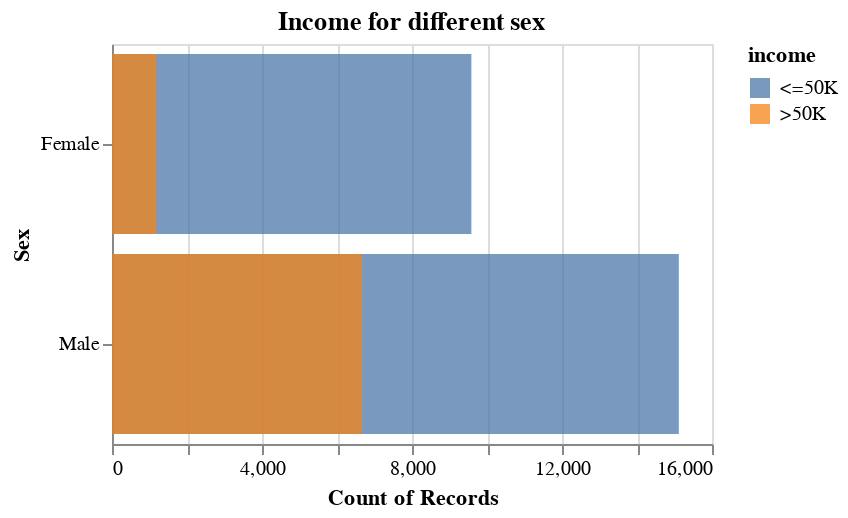

Notebook source saved alongside this figure:
### Code cell
alt.Chart(data_adult, title = "Income for different sex").mark_bar(opacity = 0.75).encode(
    alt.Y('sex').title("Sex"),
    alt.X('count()').stack(False),
    alt.Color('income')
).properties(
    height=200,
    width=300
)

### Figure 1 — Vega specification as saved in the notebook (floating-point values rounded to 4 significant figures)
{"$schema": "https://vega.github.io/schema/vega/v5.json", "data": [{"name": "source_0", "values": [{"__count": 15115, "income": " <=50K", "sex": " Male"}, {"__count": 9583, "income": " <=50K", "sex": " Female"}, {"__count": 6660, "income": " >50K", "sex": " Male"}, {"__count": 1179, "income": " >50K", "sex": " Female"}]}, {"name": "source_0_x_domain___count", "values": [{"min": 1179, "max": 15115}]}, {"name": "source_0_y_domain_sex", "values": [{"sex": " Male"}, {"sex": " Female"}]}, {"name": "source_0_color_domain_income", "values": [{"income": " <=50K"}, {"income": " >50K"}]}], "marks": [{"type": "rect", "name": "marks", "from": {"data": "source_0"}, "encode": {"update": {"fill": {"field": "income", "scale": "color"}, "x2": {"value": 0, "scale": "x"}, "x": {"field": "__count", "scale": "x"}, "height": {"signal": "max(0.25, bandwidth('y'))"}, "opacity": {"value": 0.75}, "y": {"field": "sex", "scale": "y"}}}, "style": ["bar"]}], "scales": [{"name": "x", "type": "linear", "domain": [{"signal": "(data(\"source_0_x_domain___count\")[0] || {}).min"}, {"signal": "(data(\"source_0_x_domain___count\")[0] || {}).max"}], "range": [0, {"signal": "width"}], "zero": true, "nice": true}, {"name": "y", "type": "band", "domain": {"data": "source_0_y_domain_sex", "field": "sex", "sort": true}, "range": [0, {"signal": "height"}], "paddingInner": 0.1, "paddingOuter": 0.05}, {"name": "color", "type": "ordinal", "domain": {"data": "source_0_color_domain_income", "field": "income", "sort": true}, "range": "category"}], "axes": [{"scale": "x", "labels": false, "grid": true, "aria": false, "minExtent": 0, "domain": false, "maxExtent": 0, "zindex": 0, "ticks": false, "orient": "bottom", "gridScale": "y", "tickCount": {"signal": "ceil(width/40)"}}, {"scale": "x", "labelOverlap": true, "grid": false, "title": "Count of Records", "labelFlush": true, "tickCount": {"signal": "ceil(width/40)"}, "zindex": 0, "orient": "bottom"}, {"scale": "y", "zindex": 0, "grid": false, "title": "Sex", "orient": "left"}], "title": {"text": "Income for different sex", "frame": "group"}, "width": 300, "legends": [{"fill": "color", "symbolType": "square", "title": "income", "encode": {"symbols": {"update": {"opacity": {"value": 0.75}}}}}], "style": "cell", "padding": 5, "background": "white", "height": 200}
